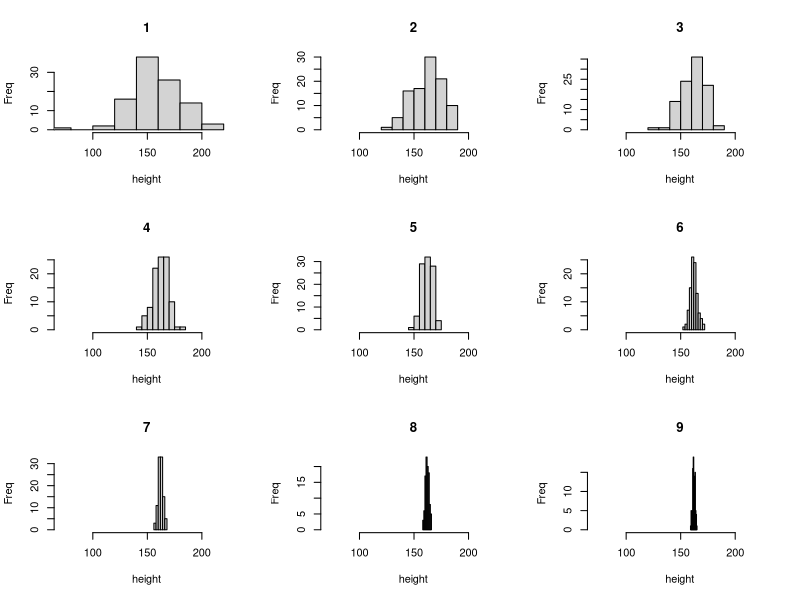
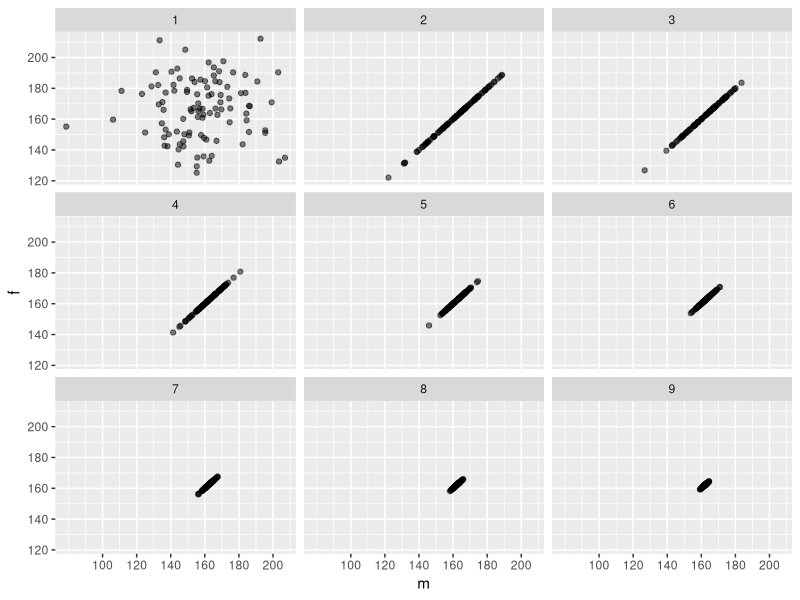
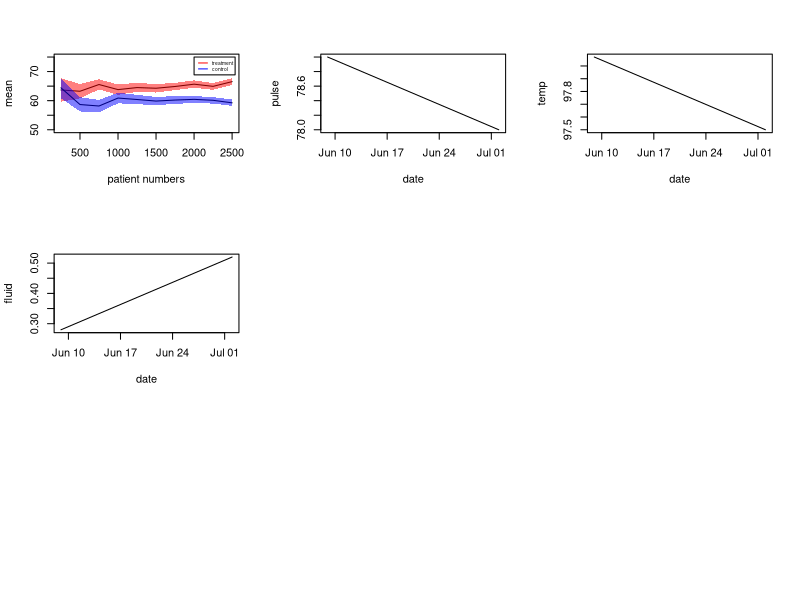

Here is the R script that generated these plots, in order:
## ---- chunk 1
pop <- data.frame(m = rnorm(100, 160, 20), f = rnorm(100, 160, 20))
## ---- chunk 2
next_gen <- function(pop) {
    pop$m <- sample(pop$m)
    pop$m <- rowMeans(pop)
    pop$f <- pop$m
    pop
}
## ---- chunk 3
gen_all  <- list()
gen_all[[1]] <- pop
for(i in 2:9){
    gen_all[[i]] = next_gen(gen_all[[i-1]])
}
min <- 0.9*min(gen_all[[1]]$m) # set xlimit
max <- 1.1*max(gen_all[[1]]$m) # set xlimit
par(mfrow = c(3,3))
hist(gen_all[[1]]$m, main="1", xlim = c(min, max), xlab = "height", ylab = "Freq")
for(i in 2:9){
    hist(gen_all[[i]]$m, main=i, xlim = c(min, max), xlab = "height", ylab = "Freq")
}
## ---- chunk 4
library(ggplot2)
library(grid)
library(gridExtra)
for(i in 1:9){
    gen_all[[i]]$gen <- i
}
gen_tot <- gen_all[[1]]
for(j in 2:9){
    gen_tot <- rbind(gen_tot,gen_all[[j]])
}
ggplot(gen_tot, aes(m, f)) + geom_point(alpha=0.5) + scale_x_continuous(breaks=seq(100,220,20)) + scale_y_continuous(breaks=seq(120,200,20)) + facet_wrap(~gen, nrow=3, ncol=3)
## ---- chunk 5
### My code starts here
mean_t <- rep(0, 10) # t for treatment, ub for up bound, lb for lower
mean_t_ub <- rep(0, 10)
mean_t_lb <- rep(0, 10)
mean_c <- rep(0, 10) # c for control
mean_c_ub <- rep(0, 10)
mean_c_lb <- rep(0, 10)
for(i in seq(250,2500,250)){
    sample <- rnorm(i, mean = 60, sd = 20)
    label <- rbinom(i, 1, 0.5)
    t <- sample[label==1] # treatment
    c <- sample[label==0] # control
    t = t + 5
    t_bs <- replicate(1000, mean(sample(t,size=length(t),replace=T)))
    c_bs <- replicate(1000, mean(sample(c,size=length(c),replace=T)))
    mean_t[i/250] = mean(t)
    mean_t_ub[i/250] = quantile(t_bs, 0.975)
    mean_t_lb[i/250] = quantile(t_bs, 0.025)
    mean_c[i/250] = mean(c)
    mean_c_ub[i/250] = quantile(c_bs, 0.975)
    mean_c_lb[i/250] = quantile(c_bs, 0.025)
}
### plot
makeTransparent = function(..., alpha=0.5) {
  if(alpha<0 | alpha>1) stop("alpha must be between 0 and 1")
  alpha = floor(255*alpha)  
  newColor = col2rgb(col=unlist(list(...)), alpha=FALSE)
  .makeTransparent = function(col, alpha) {
    rgb(red=col[1], green=col[2], blue=col[3], alpha=alpha, maxColorValue=255)
  }
  newColor = apply(newColor, 2, .makeTransparent, alpha=alpha)
  return(newColor)
}

plot(x=seq(250,2500,250),y=mean_t,type="l",xlab="patient numbers",ylab="mean",
     xlim=c(250,2500),ylim=c(50,75))
polygon(x=c(seq(250,2500,250),seq(2500,250,-250)),y=c(mean_t_lb,rev(mean_t_ub)), border=NA, col=makeTransparent('red',alpha=0.5))

lines(x=seq(250,2500,250),y=mean_c)
polygon(x=c(seq(250,2500,250),seq(2500,250,-250)),y=c(mean_c_lb,rev(mean_c_ub)), border=NA, col=makeTransparent('blue',alpha=0.5))

legend(2000,75,c("treatment","control"),lty=c(1,1,1),lwd=c(1,1,1),col=c("red","blue"), cex=0.45)
## ---- chunk 6
makePatient <- function() {
  vowel <- grep("[aeiou]", letters)
  cons <- grep("[^aeiou]", letters)
  name <- paste(sample(LETTERS[cons], 1), sample(letters[vowel], 1), sample(letters[cons], 1), sep='')
  gender <- factor(sample(0:1, 1), levels=0:1, labels=c('female','male'))
  dob <- as.Date(sample(7500, 1), origin="1970-01-01")
  n <- sample(6, 1)
  doa <- as.Date(sample(1500, n), origin="2010-01-01")
  pulse <- round(rnorm(n, 80, 10))
  temp <- round(rnorm(n, 98.4, 0.3), 2)
  fluid <- round(runif(n), 2)
  list(name=name, gender=gender, date_of_birth=dob, date_of_admission=doa, pulse=pulse,
       temperature=temp, fluid_intake=fluid)
}
## ---- chunk 7
set.seed(8)
Q1 <- makePatient()
class(Q1) <- "medicalRecord"
## ---- chunk 8
mean.medicalRecord <- function(p){
    list(pulse_ave=mean(p$pulse), temp_ave=mean(p$temperature),fluids_ave=mean(p$fluid_intake))
}

mean(Q1)

print.medicalRecord <- function(p){
    doa <- p$date_of_admission
    pulse <- p$pulse
    temp <- p$temperature
    fluid <- p$fluid_intake
    res <- data.frame(pulse,temp,fluid,row.names=doa)
}

print(Q1)

plot.medicalRecord <- function(p){
    res <- data.frame(doa=p$date_of_admission, pulse=p$pulse,
                      temp=p$temperature, fluid=p$fluid_intake)
    res <- res[order(res$doa),]
    plot(x=res$doa,y=res$pulse,type="l",xlab="date",ylab="pulse")
    plot(x=res$doa,y=res$temp,type="l",xlab="date",ylab="temp")
    plot(x=res$doa,y=res$fluid,type="l",xlab="date",ylab="fluid")  
}

plot(Q1)

## ---- chunk 9
set.seed(8)
Q3 <- lapply(seq(10), function(p){makePatient()})
class(Q3) <- "cohort"

mean.cohort <- function(p){
    for(pp in p){
        class(pp) = "medicalRecord"
        print(mean(pp))
    }   
}

mean(Q3)

print.cohort <- function(p){
    for(pp in p){
        class(pp) = "medicalRecord"
        print(print(pp))
    }   
}

print(Q3)
